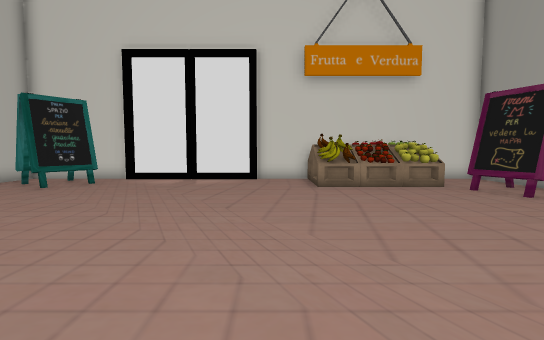
View 1 (above)

14 first-person views from a walk through a Unity game level. The camera is 1.3 m above the floor, tilts 4° down and sees 85° across. The floor is counted in squares, 1 m on a side. Each view is taken from the middle of a square. On the plan, view 1 faces up. The plan holds only what a view shows up to about 14 squares ahead; the rest is blank. The place goes on beyond the plan. The player character is not drawn.

View 2
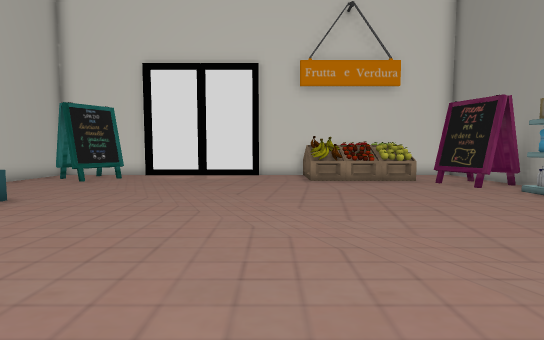

View 3
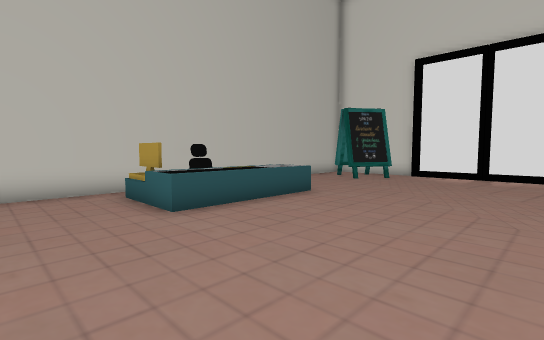

View 4
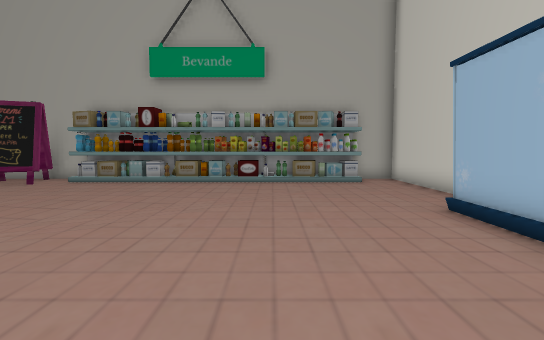

View 5
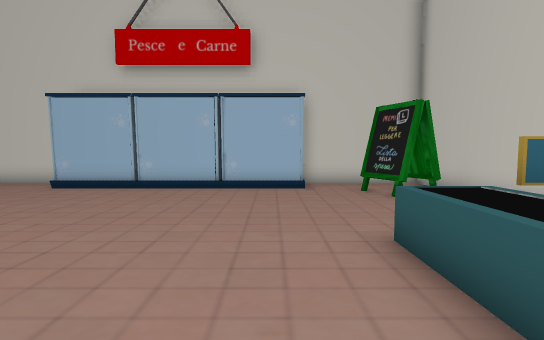

View 6
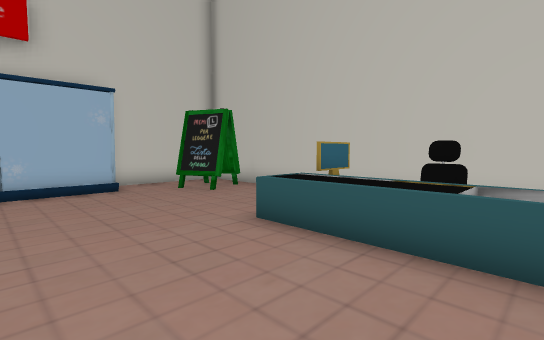

View 7
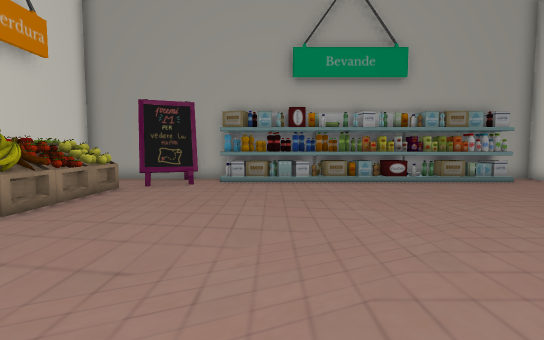

View 8
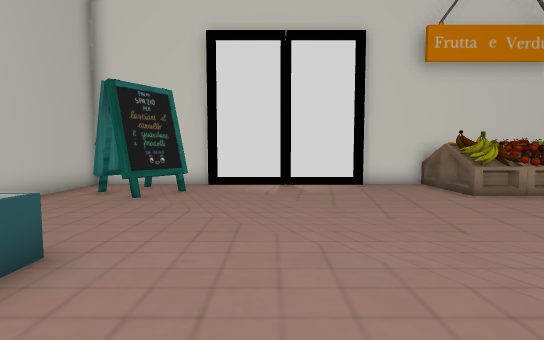

View 9
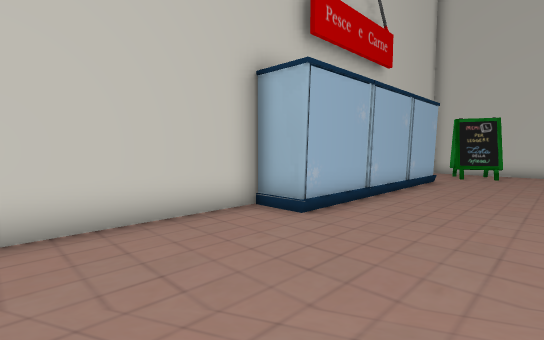

View 10
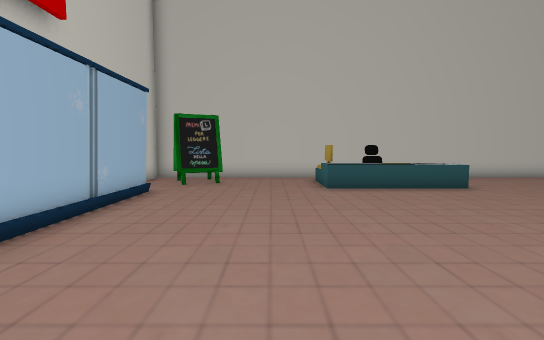

View 11
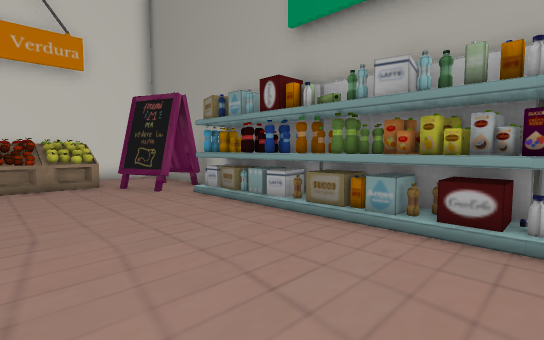

View 12
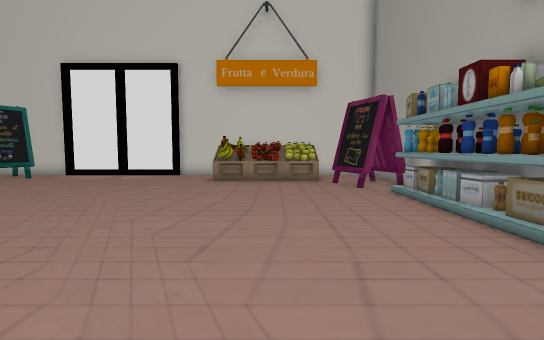

View 13
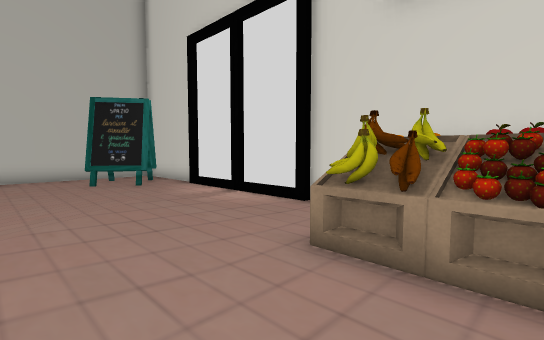

View 14
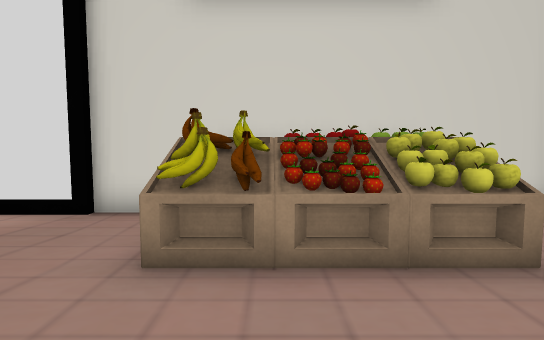

### Floor plan
Key: @ floor where view 1 was taken; # wall or solid block; x gap in a wall; . main floor; : floor 0.75 m higher than the main floor; / step, stairs or slope; = window, fence, low wall or low ledge; ^ raised ledge; B banana; O other object.
Columns run from 11 left of view 1 to 9 right of it. Each row starts with its distance up from view 1.
 13 #####################
 12 #..O.........^^^#^..#
 11 #.OOO........BB^^^..#
 10 #..O.........BB^^x###
  9 #.................##
  8 #.................###
  7 # .................##
  6 #  ................=#
  5 #  //..............=#
  4 #= //..............=#
  3 ##//:..............=#
  2 #  /:..............=#
  1 #.===..............##
  0 #..........@.......##
 -1 #..................#
 -2 #..................#
 -3 #.#................##
 -4 ####...............##
 -5   #..#########......#
 -6   ####  #    ########

Positions as (right, up) in squares from view 1, and headings:
1: (0, 0), facing up
2: (0, -2), facing up
3: (-1, -2), facing up-left
4: (-4, -1), facing right
5: (-5, 5), facing down
6: (-3, 5), facing down-left
7: (-4, 5), facing right
8: (-4, 2), facing up
9: (7, -1), facing down-left
10: (3, -1), facing left
11: (3, -1), facing up-right
12: (4, -2), facing up
13: (4, 7), facing up-left
14: (3, 7), facing up
